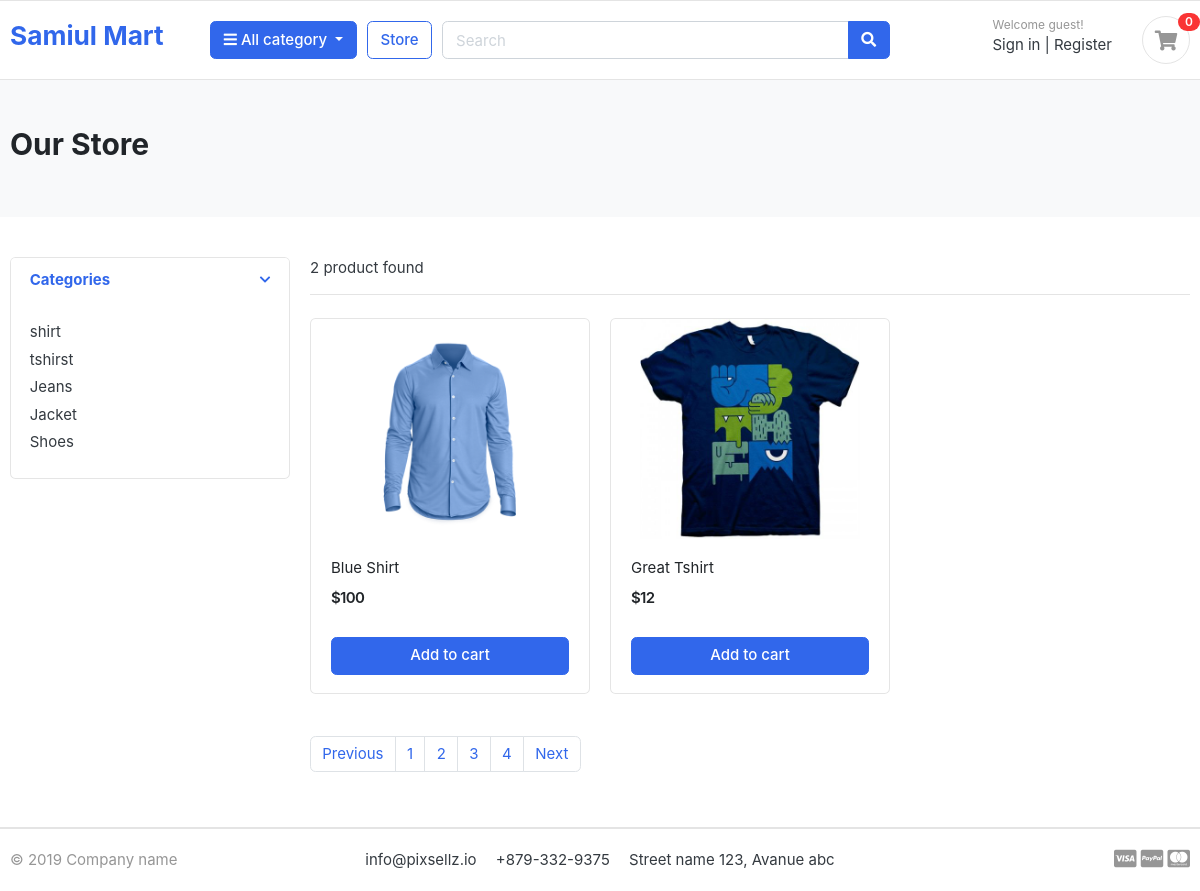
The page /store/?page=2 on the database its author committed.
### category/models.py (models this page shows, shortened)
class Category(models.Model):
    category_name = models.CharField(max_length=50, unique=True)
    slug = models.SlugField(max_length=100, unique=True)
    description = models.TextField(max_length=255, blank=True)
    cat_image = models.ImageField(upload_to='photos/categories')

### store/models.py (models this page shows, shortened)
class Product(models.Model):
    product_name = models.CharField(max_length=100, unique=True)
    slug = models.SlugField(max_length=200, unique=True)
    description = models.TextField(max_length=500, blank=True)
    price = models.IntegerField()
    image = models.ImageField(upload_to='photos/products')
    stock = models.IntegerField()
    is_available = models.BooleanField(default=True)
    category = models.ForeignKey(Category, on_delete=models.CASCADE)
    created_date = models.DateTimeField(auto_now_add=True)
    modified_date = models.DateTimeField(auto_now=True)

### store/views.py (the view)
# urls.py: path('store/', include('store.urls')),
def store(request, category_slug=None):
    catetory = None
    products = None
    if category_slug:
        category = get_object_or_404(Category, slug = category_slug)
        products = Product.objects.filter(is_available=True, category = category)
        paginator = Paginator(products, 1)  #paginator(object, per page e koita object rakhte cai)
        page = request.GET.get('page')
        paged_product=paginator.get_page(page)
    else:
        products = Product.objects.filter(is_available=True)
        paginator = Paginator(products,2)
        page = request.GET.get('page')
        paged_product = paginator.get_page(page)
    categories = Category.objects.all()
    context = {'products':paged_product, 'categories':categories}
    return render(request, 'store/store.html', context)

### store/templates/store/store.html
{% extends 'base.html' %}
{% block body%}
<section class="section-pagetop bg">
<div class="container">
	<h2 class="title-page">Our Store</h2>
</div>
</section>
<section class="section-content padding-y">
<div class="container">
<div class="row">
	<aside class="col-md-3">
<div class="card">
	<article class="filter-group">
		<header class="card-header">
			<a href="#" data-toggle="collapse" data-target="#collapse_1" aria-expanded="true" class="">
				<i class="icon-control fa fa-chevron-down"></i>
				<h6 class="title">Categories</h6>
			</a>
		</header>
		<div class="filter-content collapse show" id="collapse_1" style="">
			<div class="card-body">
				<ul class="list-menu">
				{% for i in categories %}
				<li><a href="{% url "product_by_category" i.slug %}">{{i.category_name}} </a></li>
				{% endfor %}
				</ul>
			</div>
		</div>
	</article>
</div>
	</aside>
	<main class="col-md-9">
<header class="border-bottom mb-4 pb-3">
		<div class="form-inline">
			<span class="mr-md-auto">{{products|length}} product found </span>
		</div>
</header>
<div class="row">
	{% for item in products %}
	<div class="col-md-4">
		<figure class="card card-product-grid">
			<div class="img-wrap">
				<img src="{{item.image.url}}">
			</div>
			<figcaption class="info-wrap">
				<div class="fix-height">
					<a href="{% url "product_detail" item.category.slug item.slug %}" class="title">{{item.product_name}}</a>
					<div class="price-wrap mt-2">
						<span class="price">${{item.price}}</span>
					</div>
				</div>
				<a href="#" class="btn btn-block btn-primary">Add to cart </a>
			</figcaption>
		</figure>
	</div>
	{% endfor %}
</div>
<nav class="mt-4" aria-label="Page navigation sample">
  <ul class="pagination">
	{% if products.has_previous %}
	<li class="page-item"><a class="page-link" href="?page={{products.previous_page_number}}">Previous</a></li>
	{% else %}
	<li class="page-item disabled"><a class="page-link">Previous</a></li>
	{% endif %}
    {% for i in products.paginator.page_range %}
	<li class="page-item"><a class="page-link" href="?page={{i}}">{{i}}</a></li>
	{% endfor %}
    {% if products.has_next %}
	<li class="page-item"><a class="page-link" href="?page={{products.next_page_number}}">Next</a></li>
	{% else %}
	<li class="page-item disabled"><a class="page-link">Next</a></li>
	{% endif %}
  </ul>
</nav>
	</main>
</div>
</div>
</section>
{% endblock%}

### static/css/ui.css (style rules this page uses)
html { font-family: "Inter", sans-serif; font-size: 15px; }
.img-wrap { text-align: center; display: block; }
.img-wrap img { max-width: 100%; }
.price-wrap { letter-spacing: -0.7px; }
.padding-y { padding-top: 40px; padding-bottom: 40px; }
figure { margin-bottom: 0; }
article:after, .form-group:after { display: block; clear: both; content: ""; }
.bg { background-color: #f8f9fa; }
.title-page { color: #212529; }
[class*=list-] li:after { visibility: hidden; display: block; content: ""; overflow: hidden; height: 0; clear: both; }
.list-menu { list-style: none; margin: 0; padding-left: 0; }
.list-menu li { margin-bottom: 5px; }
.list-menu a { color: #343a40; }
[class*=card-product] a.title { color: #212529; display: block; }
[class*=card-product] .img-wrap { overflow: hidden; position: relative; }
[class*=card-product] .img-wrap img { height: 100%; max-width: 100%; width: auto; display: inline-block; -o-object-fit: cover; object-fit: cover; }
.card-product-grid { margin-bottom: 20px; }
.card-product-grid .img-wrap { border-radius: 0.2rem 0.2rem 0 0; height: 220px; }
.card-product-grid .info-wrap { overflow: hidden; padding: 18px 20px; }
.card-product-grid .fix-height { height: 80px; overflow: hidden; }
.card .img-wrap { overflow: hidden; }
.price { font-weight: 600; color: #212529; }
.icon-control { margin-top: 5px; float: right; font-size: 80%; }
.card-header .title { margin-bottom: 0; line-height: 1.5; }
.filter-group { border-bottom: 1px solid #e4e4e4; }
.filter-group .card-header { border-bottom: 0; }
.filter-group:last-child { border-bottom: 0; }
.section-pagetop { padding: 45px 0; }

### rows shown on the page
Category: category_name "shirt"
Category: category_name "tshirst"
Category: category_name "Jeans"
Category: category_name "Jacket"
Category: category_name "Shoes"
Product: image (picture), product_name "Blue Shirt", price "100"
Product: image (picture), product_name "Great Tshirt", price "12"

### other values the page prints
{{ products|length }} "2"
{{ i }} "1" "2" "3" "4"
